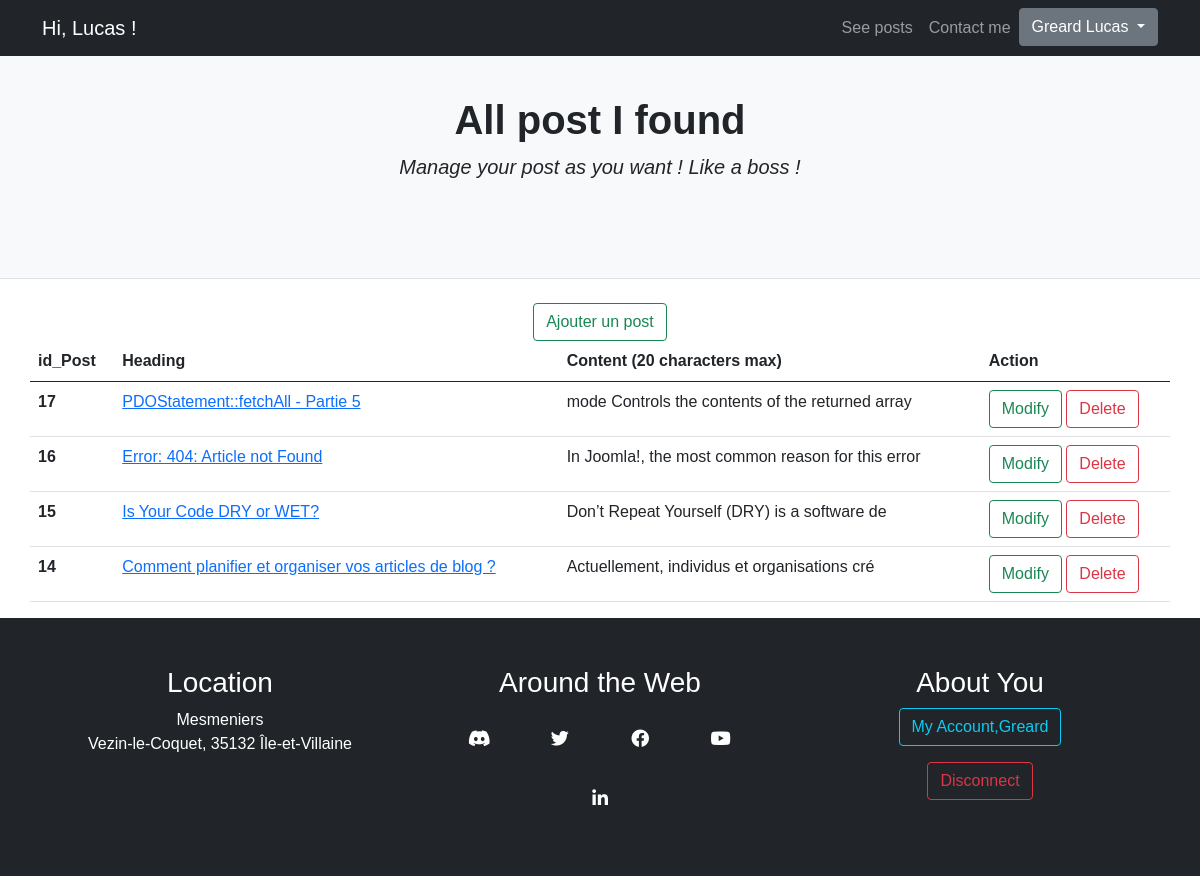
The page /index.php?action=managePostAdmin (signed in) on the database its author committed.
### tables this page shows
CREATE TABLE IF NOT EXISTS `post` (
  `id` int(11) NOT NULL AUTO_INCREMENT,
  `post_Date_Modif` datetime DEFAULT NULL ON UPDATE CURRENT_TIMESTAMP,
  `post_Heading` varchar(255) DEFAULT NULL,
  `post_Chapo` varchar(255) NOT NULL,
  `post_Picture` varchar(255) NOT NULL DEFAULT 'public/img/post/',
  `post_Author` varchar(75) NOT NULL,
  `post_Content` longblob,
  `post_Category` varchar(20) NOT NULL DEFAULT 'Others',
  `post_Date_Add` datetime DEFAULT CURRENT_TIMESTAMP,
  `post_Validation` varchar(11) NOT NULL DEFAULT 'In progress',
  `user_Id` int(11) NOT NULL,
  PRIMARY KEY (`id`,`user_Id`),
  KEY `fk_Post_User1_idx` (`user_Id`)
);

### models/PostManager.php (called while the page is built, shortened)
<?php
class PostManager extends Dbconnect
{
    public function listPosts()
    {
        $req = '
            SELECT *
            FROM post
            WHERE post_Validation = "Yes"
            ORDER BY post_Date_Add DESC
            ';
        $db = $this->dbConnect();
        return $db->query($req);
    }
}

### views/adminManagePostView.php (the view, shortened to what this page needs)
<?php
include_once(dirname(__FILE__) . '/_defaultView.php');
class ManagePostAdminView extends _DefaultView
{
    private $postManager;
    public $sessionError;
    private function __construct($postManager, $sessionError)
    {
        $this->postManager = $postManager;
        $this->sessionError = $sessionError;
        $this->_getHtmlBefore();
        $this->_getContent($postManager, $sessionError);
        $this->htmlAfter = $this->_getHtmlAfter();
    }
    public static function render($postManager, $sessionError = null)
    {
        $obj = new self($postManager, $sessionError);
        print_r($obj->rendering);
    }
    private function _getHtmlBefore(): void
    {
        $this->htmlBefore = '
        <header class="py-5 bg-light border-bottom mb-4">
            <div class="container">
                <div class="text-center my-5">
                    <h1 class="fw-bolder">All post I found</h1>
                    <p class="lead mb-0 fst-italic">Manage your post as you want ! Like a boss !</p>';
        $this->htmlBefore .= '
                </div>
            </div>
        </header>';
    }
    private function _getContent()
    {
        $this->content = "";
        $this->content .= isset($this->sessionError) ? '<div class="text-center" id="alert">' . $this->sessionError . '</div>' : false;
        $this->content .= '
        <div class="container">
            <div class="row">
                <div class="col-lg-12">
                    <div class="row">
                        <form action="index.php?action=managePostAdmin" method="POST" class="text-center">
                        <input name="addPostAdmin" type="hidden" value="1">
                            <button class="btn btn-outline-success text-center">
                                Ajouter un post
                            </button>
                        </form>
                        <table class="table">
                            <thead>
                                <tr>
                                    <th scope="col">id_Post</th>
                                    <th scope="col">Heading</th>
                                    <th scope="col">Content (20 characters max)</th>
                                    <th scope="col">Action</th>
                                </tr>
                            </thead>
                            <tbody>
                        ';
        $listPosts = $this->postManager->listPosts();
        while ($data = $listPosts->fetch()) :
            $this->content .= '
                                <tr>
                                    <th scope="row">' . $data['id'] . '</th>
                                    <td>
                                        <a href="index.php?action=listPost&id=' . $data['id'] . '">' . $data['post_Heading'] . '</a>
                                    </td>
                                    <td>' . substr($data['post_Content'], 0, 50) . '</td>
                                    <td>
                                        <form action="index.php?action=managePostAdmin" method="POST">
                                            <input name="idPostAdmin" type="hidden" value="' . $data['id'] . '">
                                            <button type="submit" class="btn btn-outline-success" name="modifyAdminPost">Modify</button>
                                            <button type="submit" class="btn btn-outline-danger" name="deleteAdminPost">Delete</button>
                                        </form>
                                    </td>
                                </tr>
                        ';
        endwhile;
        $this->content .= '
                            </tbody>
                        </table>
                    </div>
                </div>
            </div>';
    }
    private function _getHtmlAfter()
    {
        return '
                </div>
            </div>
        </section>';
    }
}

### rows shown on the page
post: id "17", post_Heading "PDOStatement::fetchAll - Partie 5", post_Content "mode Controls the contents of the returned array"
post: id "16", post_Heading "Error: 404: Article not Found", post_Content "In Joomla!, the most common reason for this error"
post: id "15", post_Heading "Is Your Code DRY or WET?", post_Content "Don’t Repeat Yourself (DRY) is a software de"
post: id "14", post_Heading "Comment planifier et organiser vos articles de blog ?", post_Content "Actuellement, individus et organisations cré"

### other values the page prints
$sessionUserLastName "Greard"
$sessionUserFirstName "Lucas"
$userLastName "Greard"
